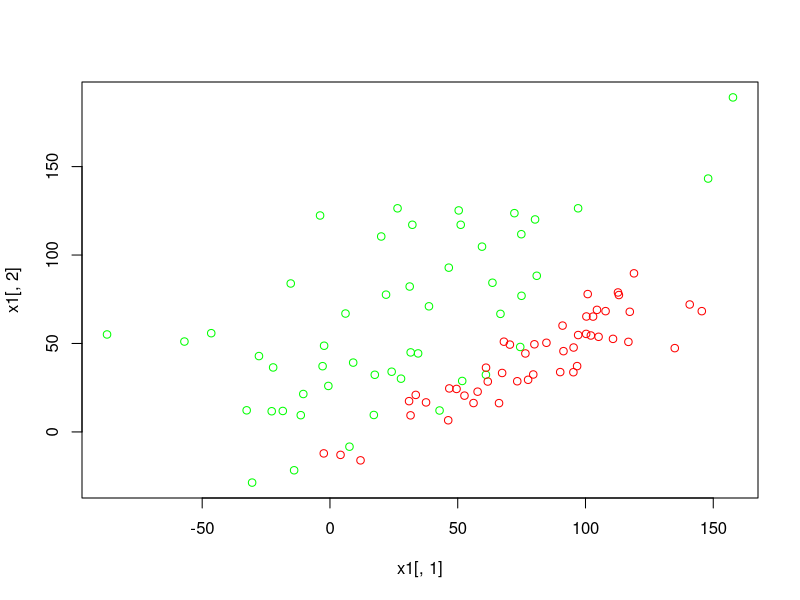

Reproduce this figure in R. (Note: this script raises an error after producing the figure.)
## ---- chunk 1
heights <- c(rnorm (20, mean=69, sd=8), rnorm (20, mean=64, sd=6))
my.data <- data.frame (height=heights,
  age= c(runif (40, min=20, max=80)),
  gender=c(rep("M", 20), rep("F", 20)))

model.1 <- lm (height ~ age, data=my.data)

summary (model.1)
## ---- chunk 2
model.2 <- lm (height ~ gender, data=my.data)

summary (model.2)
## ---- chunk 3
model.3 <- lm (height ~ age * gender, data=my.data)

summary (model.3)
## ---- chunk 4
m1 <- c(25, 60)
L1 <- matrix (data=c(50, 30, 0, 40), nrow=2)
S1 <- L1 %*% t(L1)
pC1 <- 0.5

m2 <- c(74, 37)
L2 <- matrix (data=c(40, 24, 0, 12), nrow=2)
S2 <- L2 %*% t(L2)
pC2 <- 0.5

z1 <- matrix (data=rnorm(100), ncol=2)
x1 <- t(L1 %*% t(z1)) + matrix (data=m1, nrow=50, ncol=2, byrow=T)

z2 <- matrix (data=rnorm(100), ncol=2)
x2 <- t(L2 %*% t(z2)) + matrix (data=m2, nrow=50, ncol=2, byrow=T)
## ---- chunk 5
plot (x1[,1], x1[,2], col='green')
points (x2[,1], x2[,2], col='red')
## ---- chunk 6
my.data <- data.frame (label=c(rep("C1", 50), rep("C2", 50)),
  X1=c(x1[, 1], x2[, 1]), X2=c(x1[, 2], x2[, 2]))

my.glm <- glm (label ~ X1 + X2, data=my.data, family=binomial)
## ---- chunk 7
head (predict (my.glm, type="link"))
head (predict (my.glm, type="response"))
## ---- chunk 8
foo <- function (a, x) { (a[[1]] + a[[2]]*x)/(-a[[3]]) }

xmin <- min (my.data[, 2])
xmax <- max (my.data[, 2])

plot (x1[,1], x1[,2], col='green')
points (x2[,1], x2[,2], col='red')
lines (c(xmin, xmax), c(foo (my.glm$coefficients, xmin), foo (my.glm$coefficients, xmax)), col='blue')
